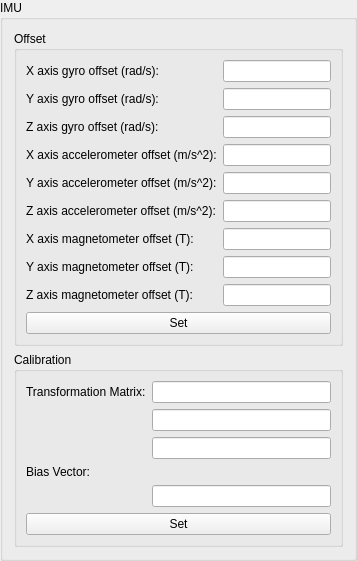
             <widget class="QGroupBox" name="groupBox_27">
              <property name="title">
               <string>IMU</string>
              </property>
              <layout class="QGridLayout" name="gridLayout_50">
               <item row="10" column="0" colspan="2">
                <widget class="QGroupBox" name="groupBox_29">
                 <property name="title">
                  <string>Offset</string>
                 </property>
                 <layout class="QGridLayout" name="gridLayout_51">
                  <item row="5" column="1">
                   <widget class="QLineEdit" name="SatelliteConfig_IMU_ZAxisAcceleOffset_LineEdit"/>
                  </item>
                  <item row="3" column="0">
                   <widget class="QLabel" name="label_102">
                    <property name="text">
                     <string>X axis accelerometer offset (m/s^2):</string>
                    </property>
                   </widget>
                  </item>
                  <item row="0" column="0">
                   <widget class="QLabel" name="label_99">
                    <property name="text">
                     <string>X axis gyro offset (rad/s):</string>
                    </property>
                   </widget>
                  </item>
                  <item row="4" column="0">
                   <widget class="QLabel" name="label_103">
                    <property name="text">
                     <string>Y axis accelerometer offset (m/s^2):</string>
                    </property>
                   </widget>
                  </item>
                  <item row="6" column="1">
                   <widget class="QLineEdit" name="SatelliteConfig_IMU_XAxisMagnetometerOffset_LineEdit"/>
                  </item>
                  <item row="1" column="1">
                   <widget class="QLineEdit" name="SatelliteConfig_IMU_YAxisGyroOffset_LineEdit"/>
                  </item>
                  <item row="8" column="0">
                   <widget class="QLabel" name="label_107">
                    <property name="text">
                     <string>Z axis magnetometer offset (T):</string>
                    </property>
                   </widget>
                  </item>
                  <item row="2" column="1">
                   <widget class="QLineEdit" name="SatelliteConfig_IMU_ZAxisGyroOffset_LineEdit"/>
                  </item>
                  <item row="5" column="0">
                   <widget class="QLabel" name="label_104">
                    <property name="text">
                     <string>Z axis accelerometer offset (m/s^2):</string>
                    </property>
                   </widget>
                  </item>
                  <item row="7" column="0">
                   <widget class="QLabel" name="label_106">
                    <property name="text">
                     <string>Y axis magnetometer offset (T):</string>
                    </property>
                   </widget>
                  </item>
                  <item row="6" column="0">
                   <widget class="QLabel" name="label_105">
                    <property name="text">
                     <string>X axis magnetometer offset (T):</string>
                    </property>
                   </widget>
                  </item>
                  <item row="3" column="1">
                   <widget class="QLineEdit" name="SatelliteConfig_IMU_XAxisAcceleOffset_LineEdit"/>
                  </item>
                  <item row="7" column="1">
                   <widget class="QLineEdit" name="SatelliteConfig_IMU_YAxisMagnetometerOffset_LineEdit"/>
                  </item>
                  <item row="8" column="1">
                   <widget class="QLineEdit" name="SatelliteConfig_IMU_ZAxisMagnetometerOffset_LineEdit"/>
                  </item>
                  <item row="4" column="1">
                   <widget class="QLineEdit" name="SatelliteConfig_IMU_YAxisAcceleOffset_LineEdit"/>
                  </item>
                  <item row="1" column="0">
                   <widget class="QLabel" name="label_100">
                    <property name="text">
                     <string>Y axis gyro offset (rad/s):</string>
                    </property>
                   </widget>
                  </item>
                  <item row="2" column="0">
                   <widget class="QLabel" name="label_101">
                    <property name="text">
                     <string>Z axis gyro offset (rad/s):</string>
                    </property>
                   </widget>
                  </item>
                  <item row="0" column="1">
                   <widget class="QLineEdit" name="SatelliteConfig_IMU_XAxisGyroOffset_LineEdit"/>
                  </item>
                  <item row="9" column="0" colspan="2">
                   <widget class="QPushButton" name="SatelliteConfig_IMU_Set_Button">
                    <property name="text">
                     <string>Set</string>
                    </property>
                   </widget>
                  </item>
                 </layout>
                </widget>
               </item>
               <item row="11" column="0" colspan="2">
                <widget class="QGroupBox" name="groupBox_30">
                 <property name="title">
                  <string>Calibration</string>
                 </property>
                 <layout class="QGridLayout" name="gridLayout_54">
                  <item row="2" column="1">
                   <widget class="QLineEdit" name="SatelliteConfig_IMU_Callibration_A23_LineEdit"/>
                  </item>
                  <item row="0" column="0">
                   <widget class="QLabel" name="label_114">
                    <property name="text">
                     <string>Transformation Matrix:</string>
                    </property>
                   </widget>
                  </item>
                  <item row="3" column="1">
                   <widget class="QLineEdit" name="SatelliteConfig_IMU_Callibration_A33_LineEdit"/>
                  </item>
                  <item row="4" column="0">
                   <widget class="QLabel" name="label_115">
                    <property name="text">
                     <string>Bias Vector:</string>
                    </property>
                   </widget>
                  </item>
                  <item row="5" column="1">
                   <widget class="QLineEdit" name="SatelliteConfig_IMU_Callibration_BiasVectorZ_LineEdit"/>
                  </item>
                  <item row="6" column="0" colspan="2">
                   <widget class="QPushButton" name="pushButton_2">
                    <property name="text">
                     <string>Set</string>
                    </property>
                   </widget>
                  </item>
                  <item row="0" column="1">
                   <widget class="QLineEdit" name="SatelliteConfig_IMU_Callibration_A13_LineEdit"/>
                  </item>
                 </layout>
                </widget>
               </item>
              </layout>
             </widget>
